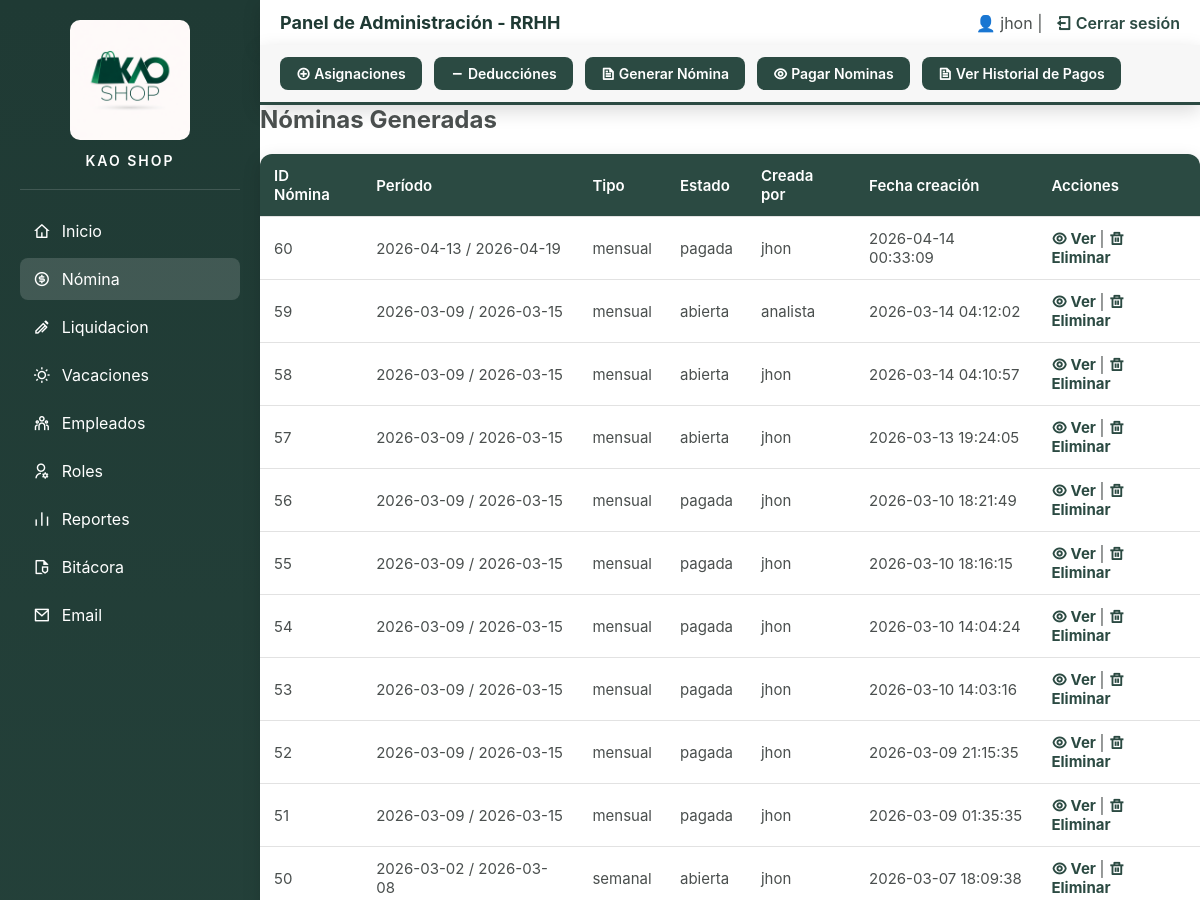
Before: /PHP/ver_nomina.php (signed in, upper part) with the older database file.
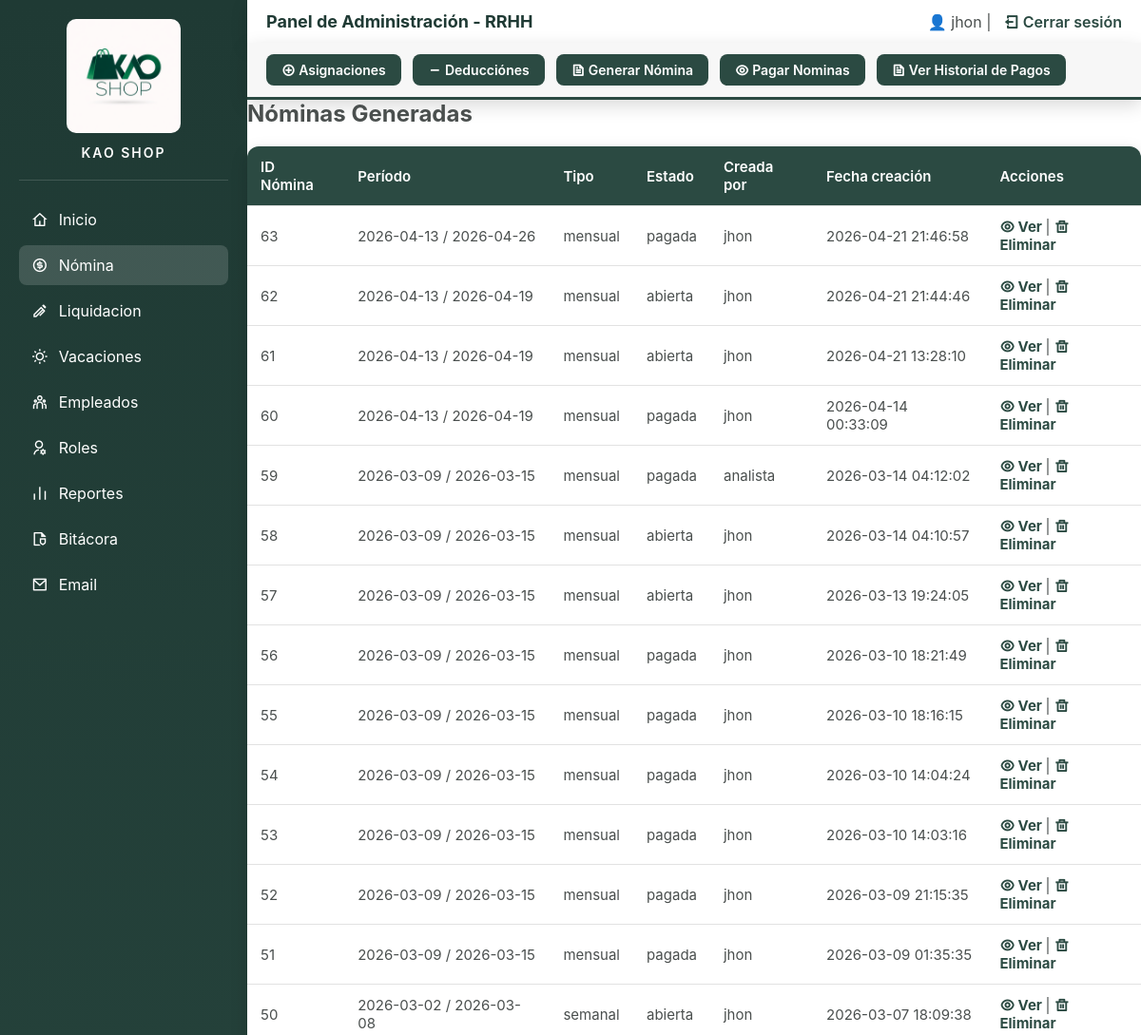
After: the same page with the newer database file.
### tables this page shows
CREATE TABLE `nomina` (
  `id_nomina` int(11) NOT NULL,
  `fecha_inicio` date NOT NULL,
  `fecha_fin` date NOT NULL,
  `tipo` enum('semanal','quincenal','mensual') DEFAULT 'mensual',
  `estado` enum('abierta','cerrada','pagada') DEFAULT 'abierta',
  `creada_por` varchar(100) DEFAULT NULL,
  `fecha_creacion` timestamp NOT NULL DEFAULT current_timestamp()
);

### PHP/seguridad.php (called while the page is built, shortened)
<?php
function esAdmin(){
    return $_SESSION['cargo_id'] == 1;
}

### PHP/ver_nomina.php (the view, shortened to what this page needs)
<?php
include("seguridad.php");
include("db.php");
$consulta = "SELECT * FROM nomina ORDER BY fecha_creacion DESC";
$nominas = mysqli_query($conexion, $consulta);
?>
<!DOCTYPE html>
<html lang="es">
<head>
<link rel="stylesheet" href="../css/ver_nomina.css">
<link href="https://cdn.jsdelivr.net/npm/remixicon@4.2.0/fonts/remixicon.css" rel="stylesheet">
</head>
<body>
<aside class="sidebar">
<div class="sidebar-header">
    <img src="../img/logo.png" alt="Logo" class="logo">
    <h3 class="system-title">KAO SHOP</h3>
</div>
    <a href="administrador.php">
        <i class="ri-home-4-line"></i> Inicio
    </a>
    <a href="generar_nomina.php" class="active">
        <i class="ri-money-dollar-circle-line"></i> Nómina
    </a>
    <a href="liquidacion.php"><i class="ri-ball-pen-line"></i>Liquidacion</a>
    <a href="vacaciones.php">  <i class="ri-sun-line"></i></i> Vacaciones</a>
    <a href="listar_empleados.php">
        <i class="ri-team-line"></i> Empleados
    </a>
    <a href="listar_usuario.php">
        <i class="ri-user-settings-line"></i> Roles
    </a>
    <a href="reportes.php">
        <i class="ri-bar-chart-line"></i> Reportes
    </a>
    <?php if (esAdmin()): ?>
    <a href="bitacora.php"><i class="ri-file-shield-2-line"></i> Bitácora</a>
    <?php endif; ?>
    <a href="contactar.php">
      <i class="ri-mail-line"></i> Email
    </a>
</aside>
<div class="main">
    <header>
        <h2>Panel de Administración - RRHH</h2>
        <div>
            <span>👤 <?php echo $_SESSION['usuario']; ?></span> |
            <a href="cerrar_sesion.php"><i class="ri-logout-box-line"></i> Cerrar sesión</a>
        </div>
    </header>
    <div class="top-menu">
       <a href="asignaciones.php" class="top-button"><i class="ri-add-circle-line"></i> Asignaciones</a>
       <a href="deducciones.php" class="top-button"><i class="ri-subtract-line"></i> Deducciónes</a>
       <a href="generar_nomina.php" class="top-button"><i class="ri-file-text-line"></i> Generar Nómina</a>
       <a href="pagar_nomina.php" class="top-button"><i class="ri-eye-line"></i> Pagar Nominas</a>
        <a href="historial_pagos.php" class="top-button"><i class="ri-file-text-line"></i> Ver Historial de Pagos</a>
    </div>
    <h2> Nóminas Generadas</h2>
    <div class="table-container">
        <table>
            <thead>
            <tr>
                <th>ID Nómina</th>
                <th>Período</th>
                <th>Tipo</th>
                <th>Estado</th>
                <th>Creada por</th>
                <th>Fecha creación</th>
                <th>Acciones</th>
            </tr>
            </thead>
            <tbody>
            <?php while ($n = mysqli_fetch_array($nominas)) { ?>
            <tr>
                <td><?= $n['id_nomina'] ?></td>
                <td><?= $n['fecha_inicio'] ?> / <?= $n['fecha_fin'] ?></td>
                <td><?= $n['tipo'] ?></td>
                <td><?= $n['estado'] ?></td>
                <td><?= $n['creada_por'] ?></td>
                <td><?= $n['fecha_creacion'] ?></td>
                <td>
                  <a href="#" onclick="toggleDetalle(<?= $n['id_nomina'] ?>); return false;">
                     <i class="ri-eye-line"></i> Ver
                    </a>
|
                    <a href="eliminar_nomina.php?id=<?= $n['id_nomina'] ?>" onclick="return confirm('¿Eliminar esta nómina?')"><i class="ri-delete-bin-line"></i> Eliminar</a>
                </td>
            </tr>
            <?php } ?>
            </tbody>
        </table>
    </div>
</div>
</body>
</html>

Changed rows visible on the page:
added nomina: id_nomina "63", fecha_inicio "2026-04-13", fecha_fin "2026-04-26", tipo "mensual", estado "pagada", creada_por "jhon", fecha_creacion "2026-04-21 21:46:58"
added nomina: id_nomina "62", fecha_inicio "2026-04-13", fecha_fin "2026-04-19", tipo "mensual", estado "abierta", creada_por "jhon", fecha_creacion "2026-04-21 21:44:46"
added nomina: id_nomina "61", fecha_inicio "2026-04-13", fecha_fin "2026-04-19", tipo "mensual", estado "abierta", creada_por "jhon", fecha_creacion "2026-04-21 13:28:10"
changed nomina "analista": estado "abierta" → "pagada"
